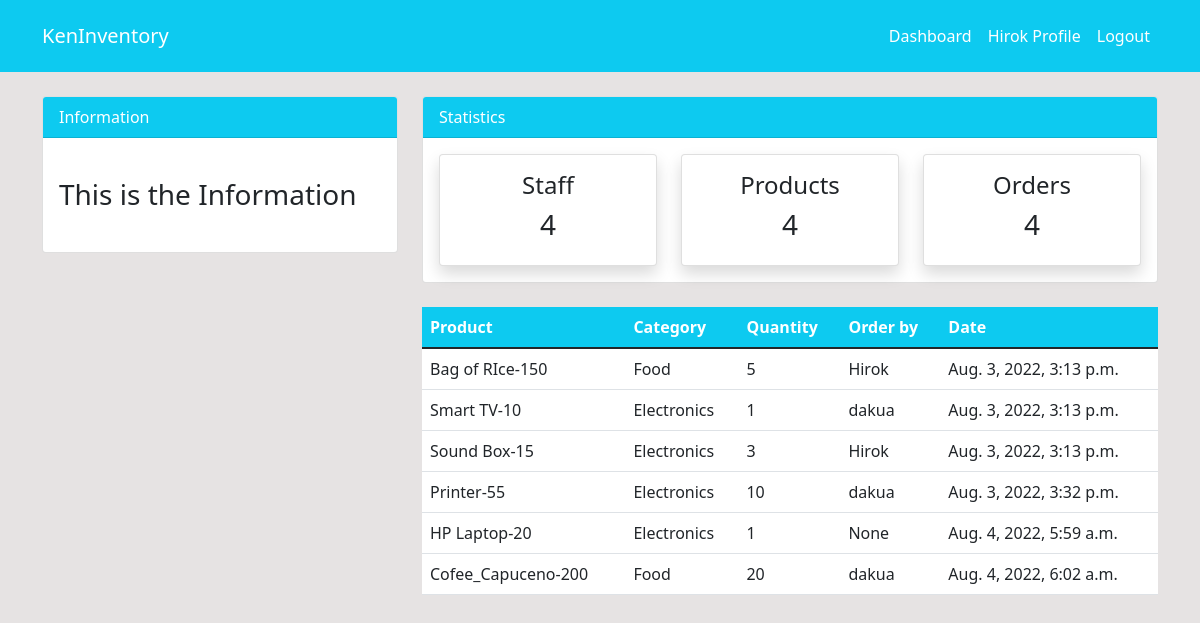
/order/ (signed in), run on the app's committed database.
### dashboard/models.py (models this page shows, shortened)
class order(models.Model):
    product = models.ForeignKey(product, on_delete=models.CASCADE, null=True)
    staff = models.ForeignKey(User, models.CASCADE, null=True)
    order_quantity = models.PositiveIntegerField(null=True)
    date = models.DateTimeField(auto_now_add=True)
    class Meta:
        verbose_name_plural = 'Order'

class product(models.Model):
    name = models.CharField(max_length=100, null=True)
    category = models.CharField(max_length=20, choices=CATEGORY, null=True)
    quantity =models.PositiveIntegerField(null=True)
    class Meta:
        verbose_name_plural = 'Product'
    def __str__(self):
        return f'{self.name}-{self.quantity}'

### dashboard/views.py (the view)
# urls.py: path('order/',views.order, name = 'dashboard-order'),
@login_required
def order(request):
    orders = allorder.objects.all()
    context = {
        'orders':orders
    }
    return render(request, 'dashboard/order.html', context)

### templates/dashboard/order.html (shortened to what this page needs)
{% extends 'partials/base.html' %}
{% block content %}
{% include 'partials/topnav.html' %}
    <div class="container">
        <div class="row my-4">
            <div class="col-md-4">
            </div>
            <div class="col-md-8">
                <table class="table bg-white">
                    <thead class="bg-info">
                        <tr class="text-white">
                            <th scope="col">Product</th>
                            <th scope="col">Category</th>
                            <th scope="col">Quantity</th>
                            <th scope="col">Order by</th>
                            <th scope="col">Date</th>
                        </tr>
                    </thead>
                    <tbody>
                        {% for order in orders %}
                        <tr>
                            <td>{{order.product}}</td>
                            <td>{{order.product.category}}</td>
                            <td>{{order.order_quantity}}</td>
                            <td>{{order.staff}}</td>
                            <td>{{order.date}}</td>
                        </tr>
                        {% endfor %}
                    </tbody>
                </table>
            </div>
        </div>
    </div>
{% endblock %}

### templates/partials/nav.html (shortened to what this page needs)
    <nav class="navbar navbar-expand-lg navbar-info bg-info">
        {% if user.is_authenticated %}
        <div class="container">
            <a class="navbar-brand text-white" href="{% url 'dashboard-index' %}">KenInventory</a>
            <div class="navbar" id="navbarSupportedContent">
                <ul class="navbar-nav mr-auto">
                    <li class="nav-item active">
                        <a class="nav-link text-white" href="{% url 'dashboard-index' %}">Dashboard</a>
                    </li>
                </ul>
                <ul class="navbar-nav ml-auto">
                    <li class="nav-item active">
                        <a class="nav-link text-white" href="{% url 'user_profile' %}">{{user.username}} Profile</a>
                    </li>
                    <li class="nav-item">
                        <a class="nav-link text-white" href="{% url 'user-logout' %}">Logout</a>
                    </li>
                </ul>
                {% endif %}
            </div>
        </div>
    </nav>

### static/css/style.css (style rules this page uses)
body { background: rgb(230, 227, 227); }

### data on the page
order: product "Bag of RIce-150", product.category "Food", order_quantity "5", staff "Hirok", date "Aug. 3, 2022, 3:13 p.m."
order: product "Smart TV-10", product.category "Electronics", order_quantity "1", staff "dakua", date "Aug. 3, 2022, 3:13 p.m."
order: product "Sound Box-15", product.category "Electronics", order_quantity "3", staff "Hirok", date "Aug. 3, 2022, 3:13 p.m."
order: product "Printer-55", product.category "Electronics", order_quantity "10", staff "dakua", date "Aug. 3, 2022, 3:32 p.m."
order: product "HP Laptop-20", product.category "Electronics", order_quantity "1", staff "None", date "Aug. 4, 2022, 5:59 a.m."
order: product "Cofee_Capuceno-200", product.category "Food", order_quantity "20", staff "dakua", date "Aug. 4, 2022, 6:02 a.m."

### other printed values
{{ user.username }} "Hirok"
